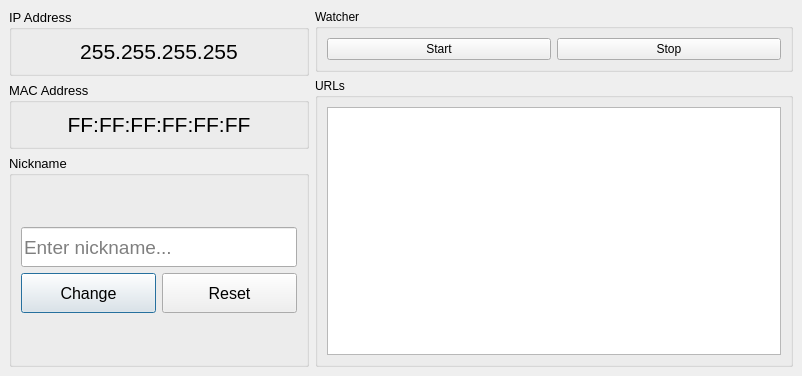
<?xml version="1.0" encoding="UTF-8"?>
<ui version="4.0">
 <author>a7medd7arbb2662</author>
 <class>MainWindow</class>
 <widget class="QMainWindow" name="MainWindow">
  <property name="geometry">
   <rect>
    <x>0</x>
    <y>0</y>
    <width>802</width>
    <height>376</height>
   </rect>
  </property>
  <property name="minimumSize">
   <size>
    <width>300</width>
    <height>300</height>
   </size>
  </property>
  <property name="maximumSize">
   <size>
    <width>16777215</width>
    <height>16777215</height>
   </size>
  </property>
  <property name="windowTitle">
   <string>Device Info</string>
  </property>
  <property name="toolTip">
   <string/>
  </property>
  <property name="animated">
   <bool>true</bool>
  </property>
  <property name="documentMode">
   <bool>false</bool>
  </property>
  <widget class="QWidget" name="centralwidget">
   <property name="minimumSize">
    <size>
     <width>100</width>
     <height>0</height>
    </size>
   </property>
   <layout class="QHBoxLayout" name="horizontalLayout">
    <item>
     <layout class="QGridLayout" name="gridLayout" columnstretch="0">
      <property name="sizeConstraint">
       <enum>QLayout::SetFixedSize</enum>
      </property>
      <property name="spacing">
       <number>6</number>
      </property>
      <item row="1" column="0">
       <widget class="QGroupBox" name="groupBox_2">
        <property name="sizePolicy">
         <sizepolicy hsizetype="Minimum" vsizetype="Fixed">
          <horstretch>0</horstretch>
          <verstretch>0</verstretch>
         </sizepolicy>
        </property>
        <property name="minimumSize">
         <size>
          <width>300</width>
          <height>66</height>
         </size>
        </property>
        <property name="maximumSize">
         <size>
          <width>310</width>
          <height>16777215</height>
         </size>
        </property>
        <property name="font">
         <font>
          <pointsize>10</pointsize>
         </font>
        </property>
        <property name="title">
         <string>MAC Address</string>
        </property>
        <layout class="QGridLayout" name="gridLayout_7">
         <item row="0" column="0">
          <layout class="QVBoxLayout" name="verticalLayout">
           <item>
            <widget class="QLabel" name="lblMAC">
             <property name="font">
              <font>
               <pointsize>16</pointsize>
              </font>
             </property>
             <property name="text">
              <string>FF:FF:FF:FF:FF:FF</string>
             </property>
             <property name="alignment">
              <set>Qt::AlignCenter</set>
             </property>
            </widget>
           </item>
          </layout>
         </item>
        </layout>
       </widget>
      </item>
      <item row="0" column="0">
       <widget class="QGroupBox" name="groupBox">
        <property name="sizePolicy">
         <sizepolicy hsizetype="Minimum" vsizetype="Fixed">
          <horstretch>0</horstretch>
          <verstretch>0</verstretch>
         </sizepolicy>
        </property>
        <property name="minimumSize">
         <size>
          <width>300</width>
          <height>66</height>
         </size>
        </property>
        <property name="maximumSize">
         <size>
          <width>310</width>
          <height>16777215</height>
         </size>
        </property>
        <property name="font">
         <font>
          <pointsize>10</pointsize>
         </font>
        </property>
        <property name="title">
         <string>IP Address</string>
        </property>
        <layout class="QGridLayout" name="gridLayout_6">
         <item row="0" column="0">
          <layout class="QVBoxLayout" name="verticalLayout_2">
           <item>
            <widget class="QLabel" name="lblIP">
             <property name="font">
              <font>
               <pointsize>16</pointsize>
              </font>
             </property>
             <property name="text">
              <string>255.255.255.255</string>
             </property>
             <property name="alignment">
              <set>Qt::AlignCenter</set>
             </property>
            </widget>
           </item>
          </layout>
         </item>
        </layout>
       </widget>
      </item>
      <item row="2" column="0">
       <widget class="QGroupBox" name="groupBox_3">
        <property name="minimumSize">
         <size>
          <width>300</width>
          <height>0</height>
         </size>
        </property>
        <property name="maximumSize">
         <size>
          <width>310</width>
          <height>16777215</height>
         </size>
        </property>
        <property name="font">
         <font>
          <pointsize>10</pointsize>
         </font>
        </property>
        <property name="title">
         <string>Nickname</string>
        </property>
        <layout class="QGridLayout" name="gridLayout_8">
         <item row="0" column="0">
          <layout class="QGridLayout" name="gridLayout_3">
           <item row="1" column="0">
            <widget class="QPushButton" name="btnChange">
             <property name="minimumSize">
              <size>
               <width>0</width>
               <height>40</height>
              </size>
             </property>
             <property name="font">
              <font>
               <pointsize>12</pointsize>
              </font>
             </property>
             <property name="text">
              <string>Change</string>
             </property>
             <property name="autoDefault">
              <bool>true</bool>
             </property>
             <property name="default">
              <bool>true</bool>
             </property>
            </widget>
           </item>
           <item row="1" column="1">
            <widget class="QPushButton" name="btnReset">
             <property name="minimumSize">
              <size>
               <width>0</width>
               <height>40</height>
              </size>
             </property>
             <property name="font">
              <font>
               <pointsize>12</pointsize>
              </font>
             </property>
             <property name="text">
              <string>Reset</string>
             </property>
            </widget>
           </item>
           <item row="0" column="0" colspan="2">
            <widget class="QLineEdit" name="txtNickname">
             <property name="minimumSize">
              <size>
               <width>0</width>
               <height>40</height>
              </size>
             </property>
             <property name="font">
              <font>
               <pointsize>14</pointsize>
              </font>
             </property>
             <property name="text">
              <string/>
             </property>
             <property name="placeholderText">
              <string>Enter nickname...</string>
             </property>
             <property name="clearButtonEnabled">
              <bool>true</bool>
             </property>
            </widget>
           </item>
          </layout>
         </item>
        </layout>
       </widget>
      </item>
     </layout>
    </item>
    <item>
     <layout class="QGridLayout" name="gridLayout_2">
      <item row="0" column="0">
       <widget class="QGroupBox" name="groupBox_4">
        <property name="sizePolicy">
         <sizepolicy hsizetype="Preferred" vsizetype="Fixed">
          <horstretch>0</horstretch>
          <verstretch>0</verstretch>
         </sizepolicy>
        </property>
        <property name="title">
         <string>Watcher</string>
        </property>
        <layout class="QGridLayout" name="gridLayout_4">
         <item row="0" column="0">
          <widget class="QPushButton" name="btnStartWatch">
           <property name="text">
            <string>Start</string>
           </property>
          </widget>
         </item>
         <item row="0" column="1">
          <widget class="QPushButton" name="btnStopWatch">
           <property name="text">
            <string>Stop</string>
           </property>
          </widget>
         </item>
        </layout>
       </widget>
      </item>
      <item row="1" column="0">
       <widget class="QGroupBox" name="groupBox_5">
        <property name="title">
         <string>URLs</string>
        </property>
        <layout class="QGridLayout" name="gridLayout_5">
         <item row="0" column="0">
          <widget class="QTableWidget" name="tableUrlWatch">
           <property name="horizontalScrollBarPolicy">
            <enum>Qt::ScrollBarAlwaysOff</enum>
           </property>
           <property name="sizeAdjustPolicy">
            <enum>QAbstractScrollArea::AdjustToContents</enum>
           </property>
           <property name="editTriggers">
            <set>QAbstractItemView::NoEditTriggers</set>
           </property>
           <property name="selectionBehavior">
            <enum>QAbstractItemView::SelectRows</enum>
           </property>
           <attribute name="horizontalHeaderVisible">
            <bool>true</bool>
           </attribute>
          </widget>
         </item>
        </layout>
       </widget>
      </item>
     </layout>
    </item>
   </layout>
  </widget>
 </widget>
 <resources/>
 <connections/>
</ui>
